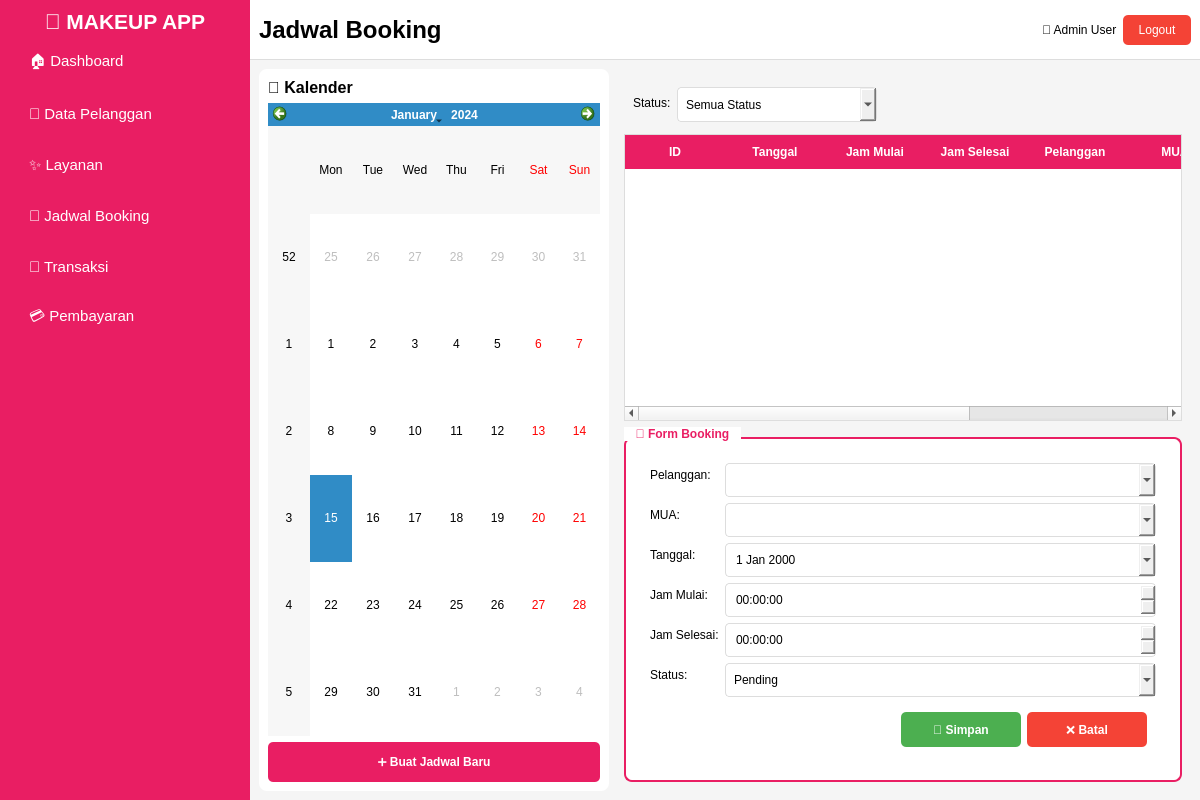
<?xml version="1.0" encoding="UTF-8"?>
<ui version="4.0">
 <class>MainWindow</class>
 <widget class="QMainWindow" name="MainWindow">
  <property name="geometry">
   <rect>
    <x>0</x>
    <y>0</y>
    <width>1200</width>
    <height>800</height>
   </rect>
  </property>
  <property name="windowTitle">
   <string>Jadwal Booking - Aplikasi Jasa Makeup</string>
  </property>
  <widget class="QWidget" name="centralwidget">
   <layout class="QHBoxLayout" name="horizontalLayout">
    <property name="spacing">
     <number>0</number>
    </property>
    <property name="leftMargin">
     <number>0</number>
    </property>
    <property name="topMargin">
     <number>0</number>
    </property>
    <property name="rightMargin">
     <number>0</number>
    </property>
    <property name="bottomMargin">
     <number>0</number>
    </property>
    <item>
     <widget class="QFrame" name="frameSidebar">
      <property name="minimumSize">
       <size>
        <width>250</width>
        <height>0</height>
       </size>
      </property>
      <property name="maximumSize">
       <size>
        <width>250</width>
        <height>16777215</height>
       </size>
      </property>
      <property name="styleSheet">
       <string notr="true">QFrame#frameSidebar {
    background-color: #E91E63;
}

QPushButton {
    background-color: transparent;
    color: white;
    text-align: left;
    padding-left: 20px;
    border: none;
    font-size: 11pt;
}

QPushButton:hover {
    background-color: #C2185B;
}

QLabel {
    color: white;
}</string>
      </property>
      <layout class="QVBoxLayout" name="verticalLayout">
       <item>
        <widget class="QLabel" name="lblLogo">
         <property name="font">
          <font>
           <pointsize>16</pointsize>
           <weight>75</weight>
           <bold>true</bold>
          </font>
         </property>
         <property name="text">
          <string>💄 MAKEUP APP</string>
         </property>
         <property name="alignment">
          <set>Qt::AlignCenter</set>
         </property>
         <property name="margin">
          <number>20</number>
         </property>
        </widget>
       </item>
       <item>
        <widget class="QPushButton" name="btnDashboard">
         <property name="minimumSize">
          <size>
           <width>0</width>
           <height>45</height>
          </size>
         </property>
         <property name="text">
          <string>🏠 Dashboard</string>
         </property>
        </widget>
       </item>
       <item>
        <widget class="QPushButton" name="btnPelanggan">
         <property name="minimumSize">
          <size>
           <width>0</width>
           <height>45</height>
          </size>
         </property>
         <property name="text">
          <string>👥 Data Pelanggan</string>
         </property>
        </widget>
       </item>
       <item>
        <widget class="QPushButton" name="btnLayanan">
         <property name="minimumSize">
          <size>
           <width>0</width>
           <height>45</height>
          </size>
         </property>
         <property name="text">
          <string>✨ Layanan</string>
         </property>
        </widget>
       </item>
       <item>
        <widget class="QPushButton" name="btnJadwal">
         <property name="minimumSize">
          <size>
           <width>0</width>
           <height>45</height>
          </size>
         </property>
         <property name="text">
          <string>📅 Jadwal Booking</string>
         </property>
        </widget>
       </item>
       <item>
        <widget class="QPushButton" name="btnTransaksi">
         <property name="minimumSize">
          <size>
           <width>0</width>
           <height>45</height>
          </size>
         </property>
         <property name="text">
          <string>🛒 Transaksi</string>
         </property>
        </widget>
       </item>
       <item>
        <widget class="QPushButton" name="btnPembayaran">
         <property name="minimumSize">
          <size>
           <width>0</width>
           <height>45</height>
          </size>
         </property>
         <property name="text">
          <string>💳 Pembayaran</string>
         </property>
        </widget>
       </item>
       <item>
        <spacer name="verticalSpacer">
         <property name="orientation">
          <enum>Qt::Vertical</enum>
         </property>
         <property name="sizeHint" stdset="0">
          <size>
           <width>20</width>
           <height>40</height>
          </size>
         </property>
        </spacer>
       </item>
      </layout>
     </widget>
    </item>
    <item>
     <widget class="QWidget" name="widgetContent" native="true">
      <layout class="QVBoxLayout" name="verticalLayout_2">
       <property name="spacing">
        <number>0</number>
       </property>
       <property name="leftMargin">
        <number>0</number>
       </property>
       <property name="topMargin">
        <number>0</number>
       </property>
       <property name="rightMargin">
        <number>0</number>
       </property>
       <property name="bottomMargin">
        <number>0</number>
       </property>
       <item>
        <widget class="QFrame" name="frameHeader">
         <property name="minimumSize">
          <size>
           <width>0</width>
           <height>60</height>
          </size>
         </property>
         <property name="maximumSize">
          <size>
           <width>16777215</width>
           <height>60</height>
          </size>
         </property>
         <property name="styleSheet">
          <string notr="true">QFrame#frameHeader {
    background-color: white;
    border-bottom: 1px solid #ddd;
}</string>
         </property>
         <layout class="QHBoxLayout" name="horizontalLayout_2">
          <item>
           <widget class="QLabel" name="lblPageTitle">
            <property name="font">
             <font>
              <pointsize>18</pointsize>
              <weight>75</weight>
              <bold>true</bold>
             </font>
            </property>
            <property name="text">
             <string>Jadwal Booking</string>
            </property>
           </widget>
          </item>
          <item>
           <spacer name="horizontalSpacer">
            <property name="orientation">
             <enum>Qt::Horizontal</enum>
            </property>
            <property name="sizeHint" stdset="0">
             <size>
              <width>40</width>
              <height>20</height>
             </size>
            </property>
           </spacer>
          </item>
          <item>
           <widget class="QLabel" name="lblUsername">
            <property name="text">
             <string>👤 Admin User</string>
            </property>
           </widget>
          </item>
          <item>
           <widget class="QPushButton" name="btnLogout">
            <property name="styleSheet">
             <string notr="true">QPushButton {
    background-color: #f44336;
    color: white;
    border: none;
    border-radius: 5px;
    padding: 8px 15px;
}
QPushButton:hover {
    background-color: #da190b;
}</string>
            </property>
            <property name="text">
             <string>Logout</string>
            </property>
           </widget>
          </item>
         </layout>
        </widget>
       </item>
       <item>
        <widget class="QWidget" name="pageContent" native="true">
         <property name="styleSheet">
          <string notr="true">QWidget#pageContent {
    background-color: #f5f5f5;
}</string>
         </property>
         <layout class="QHBoxLayout" name="horizontalLayout_3">
          <item>
           <widget class="QFrame" name="frameCalendar">
            <property name="minimumSize">
             <size>
              <width>350</width>
              <height>0</height>
             </size>
            </property>
            <property name="maximumSize">
             <size>
              <width>350</width>
              <height>16777215</height>
             </size>
            </property>
            <property name="styleSheet">
             <string notr="true">QFrame {
    background-color: white;
    border-radius: 8px;
}</string>
            </property>
            <property name="frameShape">
             <enum>QFrame::StyledPanel</enum>
            </property>
            <layout class="QVBoxLayout" name="verticalLayout_3">
             <item>
              <widget class="QLabel" name="label">
               <property name="font">
                <font>
                 <pointsize>12</pointsize>
                 <weight>75</weight>
                 <bold>true</bold>
                </font>
               </property>
               <property name="text">
                <string>📅 Kalender</string>
               </property>
              </widget>
             </item>
             <item>
              <widget class="QCalendarWidget" name="calendarJadwal"/>
             </item>
             <item>
              <widget class="QPushButton" name="btnBuatJadwal">
               <property name="minimumSize">
                <size>
                 <width>0</width>
                 <height>40</height>
                </size>
               </property>
               <property name="styleSheet">
                <string notr="true">QPushButton {
    background-color: #E91E63;
    color: white;
    padding: 10px 20px;
    border: none;
    border-radius: 5px;
    font-weight: bold;
}
QPushButton:hover {
    background-color: #C2185B;
}</string>
               </property>
               <property name="text">
                <string>➕ Buat Jadwal Baru</string>
               </property>
              </widget>
             </item>
            </layout>
           </widget>
          </item>
          <item>
           <widget class="QWidget" name="widgetJadwalRight" native="true">
            <layout class="QVBoxLayout" name="verticalLayout_4">
             <item>
              <widget class="QFrame" name="frameFilter">
               <property name="minimumSize">
                <size>
                 <width>0</width>
                 <height>50</height>
                </size>
               </property>
               <property name="maximumSize">
                <size>
                 <width>16777215</width>
                 <height>50</height>
                </size>
               </property>
               <layout class="QHBoxLayout" name="horizontalLayout_4">
                <item>
                 <widget class="QLabel" name="label_2">
                  <property name="text">
                   <string>Status:</string>
                  </property>
                 </widget>
                </item>
                <item>
                 <widget class="QComboBox" name="cmbFilterStatus">
                  <property name="minimumSize">
                   <size>
                    <width>200</width>
                    <height>35</height>
                   </size>
                  </property>
                  <property name="styleSheet">
                   <string notr="true">QComboBox {
    border: 1px solid #ddd;
    border-radius: 4px;
    padding: 8px;
}</string>
                  </property>
                  <item>
                   <property name="text">
                    <string>Semua Status</string>
                   </property>
                  </item>
                  <item>
                   <property name="text">
                    <string>Pending</string>
                   </property>
                  </item>
                  <item>
                   <property name="text">
                    <string>Confirmed</string>
                   </property>
                  </item>
                  <item>
                   <property name="text">
                    <string>Completed</string>
                   </property>
                  </item>
                  <item>
                   <property name="text">
                    <string>Cancelled</string>
                   </property>
                  </item>
                 </widget>
                </item>
                <item>
                 <spacer name="horizontalSpacer_2">
                  <property name="orientation">
                   <enum>Qt::Horizontal</enum>
                  </property>
                  <property name="sizeHint" stdset="0">
                   <size>
                    <width>40</width>
                    <height>20</height>
                   </size>
                  </property>
                 </spacer>
                </item>
               </layout>
              </widget>
             </item>
             <item>
              <widget class="QTableWidget" name="tableJadwal">
               <property name="styleSheet">
                <string notr="true">QTableWidget {
    background-color: white;
    border: 1px solid #ddd;
    gridline-color: #f0f0f0;
}
QTableWidget::item:selected {
    background-color: #FCE4EC;
    color: #333;
}
QHeaderView::section {
    background-color: #E91E63;
    color: white;
    padding: 8px;
    border: none;
    font-weight: bold;
}</string>
               </property>
               <property name="alternatingRowColors">
                <bool>true</bool>
               </property>
               <column>
                <property name="text">
                 <string>ID</string>
                </property>
               </column>
               <column>
                <property name="text">
                 <string>Tanggal</string>
                </property>
               </column>
               <column>
                <property name="text">
                 <string>Jam Mulai</string>
                </property>
               </column>
               <column>
                <property name="text">
                 <string>Jam Selesai</string>
                </property>
               </column>
               <column>
                <property name="text">
                 <string>Pelanggan</string>
                </property>
               </column>
               <column>
                <property name="text">
                 <string>MUA</string>
                </property>
               </column>
               <column>
                <property name="text">
                 <string>Status</string>
                </property>
               </column>
               <column>
                <property name="text">
                 <string>Aksi</string>
                </property>
               </column>
              </widget>
             </item>
             <item>
              <widget class="QGroupBox" name="groupFormBooking">
               <property name="styleSheet">
                <string notr="true">QGroupBox {
    border: 2px solid #E91E63;
    border-radius: 8px;
    margin-top: 10px;
    padding: 15px;
    background-color: white;
    font-weight: bold;
}
QGroupBox::title {
    subcontrol-origin: margin;
    subcontrol-position: top left;
    padding: 0 10px;
    background-color: white;
    color: #E91E63;
}</string>
               </property>
               <property name="title">
                <string>📝 Form Booking</string>
               </property>
               <layout class="QFormLayout" name="formLayout">
                <item row="0" column="0">
                 <widget class="QLabel" name="label_3">
                  <property name="text">
                   <string>Pelanggan:</string>
                  </property>
                 </widget>
                </item>
                <item row="0" column="1">
                 <widget class="QComboBox" name="cmbPelanggan">
                  <property name="styleSheet">
                   <string notr="true">QComboBox {
    border: 1px solid #ddd;
    border-radius: 4px;
    padding: 8px;
}</string>
                  </property>
                 </widget>
                </item>
                <item row="1" column="0">
                 <widget class="QLabel" name="label_4">
                  <property name="text">
                   <string>MUA:</string>
                  </property>
                 </widget>
                </item>
                <item row="1" column="1">
                 <widget class="QComboBox" name="cmbMUA">
                  <property name="styleSheet">
                   <string notr="true">QComboBox {
    border: 1px solid #ddd;
    border-radius: 4px;
    padding: 8px;
}</string>
                  </property>
                 </widget>
                </item>
                <item row="2" column="0">
                 <widget class="QLabel" name="label_5">
                  <property name="text">
                   <string>Tanggal:</string>
                  </property>
                 </widget>
                </item>
                <item row="2" column="1">
                 <widget class="QDateEdit" name="dateTanggal">
                  <property name="styleSheet">
                   <string notr="true">QDateEdit {
    border: 1px solid #ddd;
    border-radius: 4px;
    padding: 8px;
}</string>
                  </property>
                  <property name="calendarPopup">
                   <bool>true</bool>
                  </property>
                 </widget>
                </item>
                <item row="3" column="0">
                 <widget class="QLabel" name="label_6">
                  <property name="text">
                   <string>Jam Mulai:</string>
                  </property>
                 </widget>
                </item>
                <item row="3" column="1">
                 <widget class="QTimeEdit" name="timeJamMulai">
                  <property name="styleSheet">
                   <string notr="true">QTimeEdit {
    border: 1px solid #ddd;
    border-radius: 4px;
    padding: 8px;
}</string>
                  </property>
                 </widget>
                </item>
                <item row="4" column="0">
                 <widget class="QLabel" name="label_7">
                  <property name="text">
                   <string>Jam Selesai:</string>
                  </property>
                 </widget>
                </item>
                <item row="4" column="1">
                 <widget class="QTimeEdit" name="timeJamSelesai">
                  <property name="styleSheet">
                   <string notr="true">QTimeEdit {
    border: 1px solid #ddd;
    border-radius: 4px;
    padding: 8px;
}</string>
                  </property>
                 </widget>
                </item>
                <item row="5" column="0">
                 <widget class="QLabel" name="label_8">
                  <property name="text">
                   <string>Status:</string>
                  </property>
                 </widget>
                </item>
                <item row="5" column="1">
                 <widget class="QComboBox" name="cmbStatus">
                  <property name="styleSheet">
                   <string notr="true">QComboBox {
    border: 1px solid #ddd;
    border-radius: 4px;
    padding: 8px;
}</string>
                  </property>
                  <item>
                   <property name="text">
                    <string>Pending</string>
                   </property>
                  </item>
                  <item>
                   <property name="text">
                    <string>Confirmed</string>
                   </property>
                  </item>
                  <item>
                   <property name="text">
                    <string>Completed</string>
                   </property>
                  </item>
                  <item>
                   <property name="text">
                    <string>Cancelled</string>
                   </property>
                  </item>
                 </widget>
                </item>
                <item row="6" column="1">
                 <widget class="QWidget" name="widget" native="true">
                  <layout class="QHBoxLayout" name="horizontalLayout_5">
                   <item>
                    <spacer name="horizontalSpacer_3">
                     <property name="orientation">
                      <enum>Qt::Horizontal</enum>
                     </property>
                     <property name="sizeHint" stdset="0">
                      <size>
                       <width>40</width>
                       <height>20</height>
                      </size>
                     </property>
                    </spacer>
                   </item>
                   <item>
                    <widget class="QPushButton" name="btnSimpanJadwal">
                     <property name="minimumSize">
                      <size>
                       <width>120</width>
                       <height>35</height>
                      </size>
                     </property>
                     <property name="styleSheet">
                      <string notr="true">QPushButton {
    background-color: #4CAF50;
    color: white;
    border: none;
    border-radius: 5px;
    font-weight: bold;
}
QPushButton:hover {
    background-color: #45a049;
}</string>
                     </property>
                     <property name="text">
                      <string>💾 Simpan</string>
                     </property>
                    </widget>
                   </item>
                   <item>
                    <widget class="QPushButton" name="btnBatalJadwal">
                     <property name="minimumSize">
                      <size>
                       <width>120</width>
                       <height>35</height>
                      </size>
                     </property>
                     <property name="styleSheet">
                      <string notr="true">QPushButton {
    background-color: #f44336;
    color: white;
    border: none;
    border-radius: 5px;
    font-weight: bold;
}
QPushButton:hover {
    background-color: #da190b;
}</string>
                     </property>
                     <property name="text">
                      <string>❌ Batal</string>
                     </property>
                    </widget>
                   </item>
                  </layout>
                 </widget>
                </item>
               </layout>
              </widget>
             </item>
            </layout>
           </widget>
          </item>
         </layout>
        </widget>
       </item>
      </layout>
     </widget>
    </item>
   </layout>
  </widget>
 </widget>
 <resources/>
 <connections/>
</ui>
